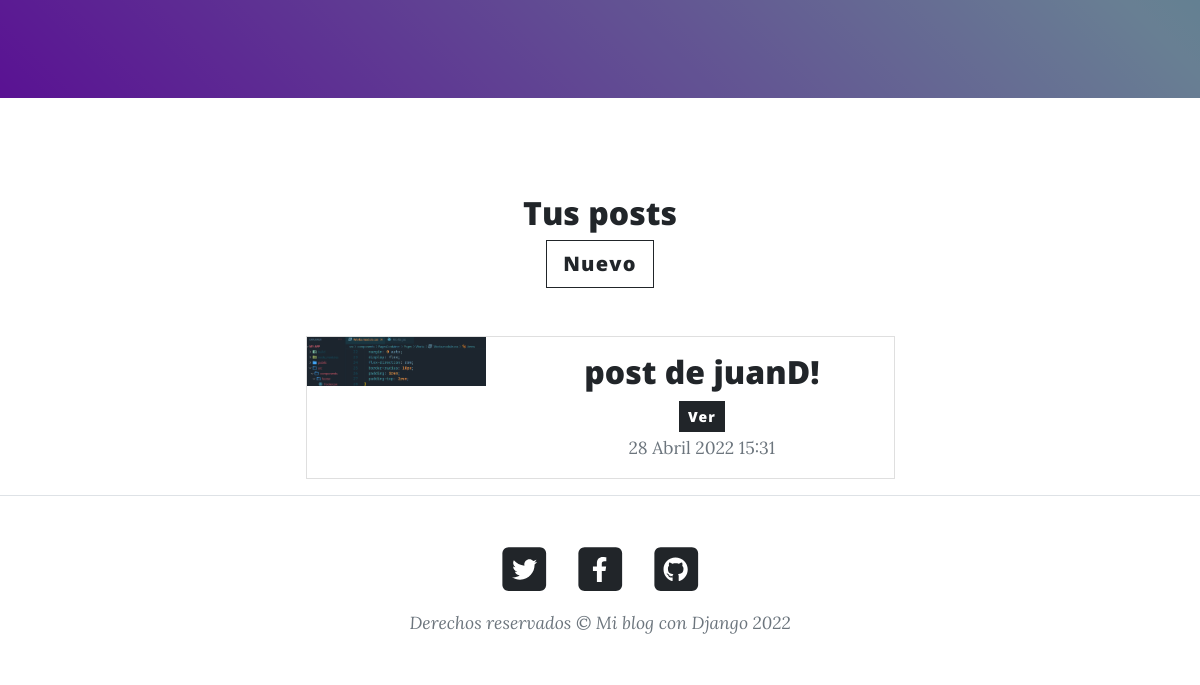
Page /accounts/profile (signed in, lower part) on the earlier database version.
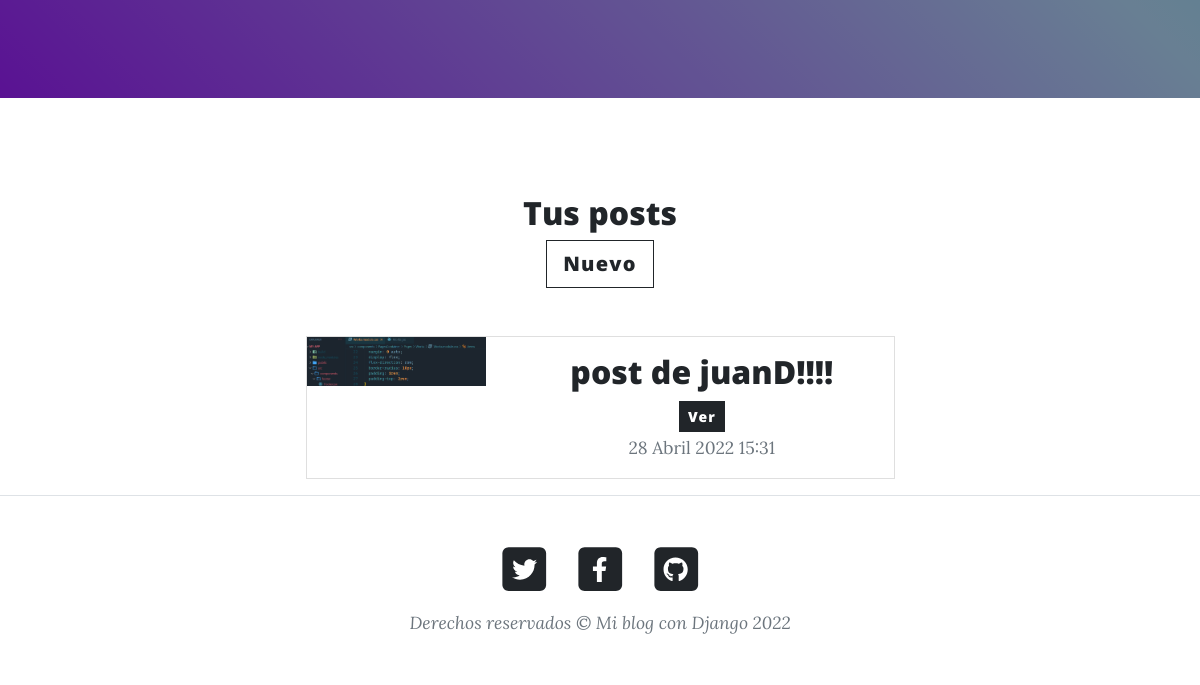
Same page on the later database version.
### appblog/models.py (models this page shows, shortened)
class Posteos_nuevos(models.Model):
    id = models.AutoField(primary_key=True)
    titulo = models.CharField(max_length=60)
    img = models.ImageField(null=True)
    post = RichTextField(blank=True, null=True)
    fecha = models.DateTimeField(auto_now_add=True)
    autor = models.ForeignKey(User, on_delete=models.CASCADE, default=1)

### perfiles/views.py (the view)
# urls.py: path('accounts/profile', Perfiles, name='perfil'),
@login_required(login_url='login_form')
def Perfiles(request):
    posts = Posteos_nuevos.objects.filter(autor_id = request.user.id)
    if request.user.is_authenticated:
        avatar = Avatar.objects.filter(usuario = request.user)
        if len(avatar) > 0:
            imagen = avatar[0].img.url
            return render(request, 'perfiles/perfil.html', {'imagen': imagen, 'posts': posts})
        else:
            return render(request, 'perfiles/perfil.html')

### perfiles/templates/perfiles/perfil.html (shortened to what this page needs)
{% extends 'appblog/base.html' %} {% block masthead %}
<header
  class="masthead"
  style="
    background: rgb(149, 0, 255);
    background: linear-gradient(
      45deg,
      rgba(149, 0, 255, 1) 0%,
      rgba(178, 220, 255, 1) 50%,
      rgba(26, 255, 233, 1) 100%
    );
  "
>
</header>
{% endblock masthead %} {% block contenido_inicio %}
<div class="container text-center">
  <h2 class=" mt-5"><b>Tus posts</b></h2>
  <a href="{% url 'nuevo_post' %}" class="btn btn-outline-dark btn-lg">
    Nuevo
  </a>
</div>
{% for post in posts %}
<div class="card mb-3 text-center mt-5">
  <div class="row no-gutters">
    <div class="col-md-4">
      <img src="{{ post.img.url }}" class="card-img" alt="imagen-post" />
    </div>
    <div class="col-md-8 text-center">
      <div class="card-body">
        <h2 class="card-title">{{ post.titulo }}</h2>
        <a href="{% url 'post' post.id %}" class="btn btn-dark btn-sm">Ver</a>
        <p class="card-text mt-0">
          <small class="text-muted"> {{ post.fecha }} </small>
        </p>
      </div>
    </div>
  </div>
</div>
{% endfor %}
{% endblock contenido_inicio %}

Differences in the rows shown:
changed Posteos_nuevos: titulo "post de juanD!" → "post de juanD!!!!"
